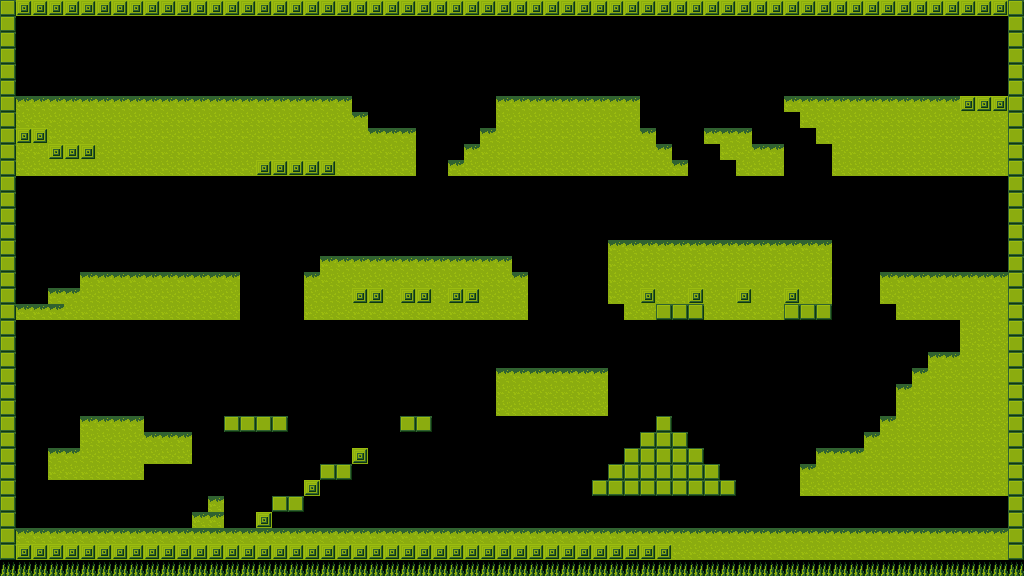

This game map was drawn from its Tiled (.tmx) file and the tilesets committed beside it. A one-line description and the trimmed map source follow:
An orthogonal 64x36 tile map with 16x16 px tiles, 1 tile layer (TileLayer1) and 1 object.

<map version="1.0" orientation="orthogonal" renderorder="right-up" width="64" height="36" tilewidth="16" tileheight="16" nextobjectid="2">
 <tileset firstgid="1" name="Tiles" tilewidth="16" tileheight="16" tilecount="7">
  <image source="Tiles.png" width="112" height="16" />
  <tile id="0">
   <properties>
    <property name="HP" value="20" />
    <property name="Type" value="Grass" />
   </properties>
  </tile>
  <tile id="1">
   <properties>
    <property name="HP" value="10" />
    <property name="Type" value="Grass" />
   </properties>
  </tile>
  <tile id="2">
   <properties>
    <property name="HP" value="20" />
    <property name="Type" value="Dirt" />
   </properties>
  </tile>
  <tile id="3">
   <properties>
    <property name="HP" value="10" />
    <property name="Type" value="Dirt" />
   </properties>
  </tile>
  <tile id="4">
   <properties>
    <property name="Mode" value="1" />
    <property name="Type" value="Block" />
   </properties>
  </tile>
  <tile id="5">
   <properties>
    <property name="Mode" value="2" />
    <property name="Type" value="Block" />
   </properties>
  </tile>
  <tile id="6">
   <properties>
    <property name="Mode" value="1" />
    <property name="Type" value="Spike" />
   </properties>
  </tile>
 </tileset>
 <layer name="TileLayer1" width="64" height="36">
  <data>[2304 cells, 922 non-empty, 5 distinct tile ids]</data>
 </layer>
 <objectgroup name="Player">
  <object id="1" x="48" y="80" width="16" height="16" />
 </objectgroup>
</map>